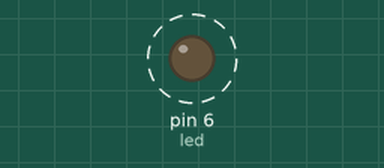
The sketch below on a simulated Arduino Uno, built with avr-gcc and run on an emulated ATmega328P. Shown: output pins drawn as LEDs (lit = HIGH). Dashed ring = blinking.

Above: at 0.5 s.
Timing chart, 0 to 4.6 s (numbered marks = the images above):
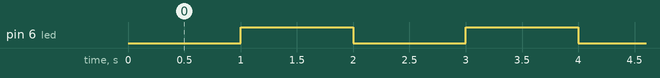

The sketch:

blink_wo_delay2.ino
```cpp
/*
 * original program wrote by Nicu FLORICA (niq_ro) - http://nicuflorica.blogspot.com/
 */

#define led 6    // led + rezistenta 220..470 ohmi la masa

void setup() {
  pinMode(led,OUTPUT);//
  digitalWrite(led, LOW);  // led stins
}

void loop() {
  int stare = millis()/1000;
  digitalWrite(led, stare%2);  // led aprins
} // sfarsit program
```

Measured:
- by itself, pin 6 (led): alternates HIGH for 1.0 s and LOW for 1.0 s
